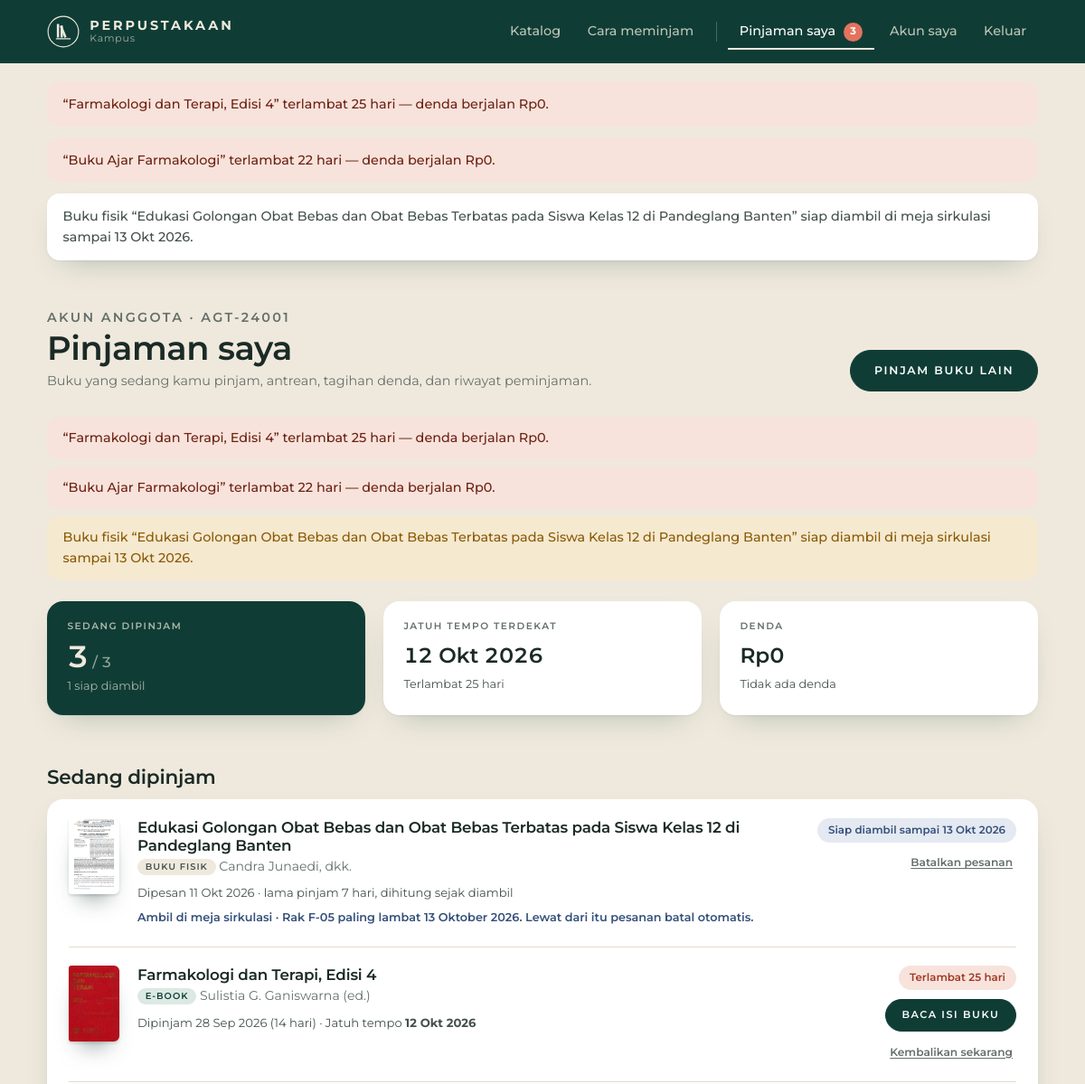
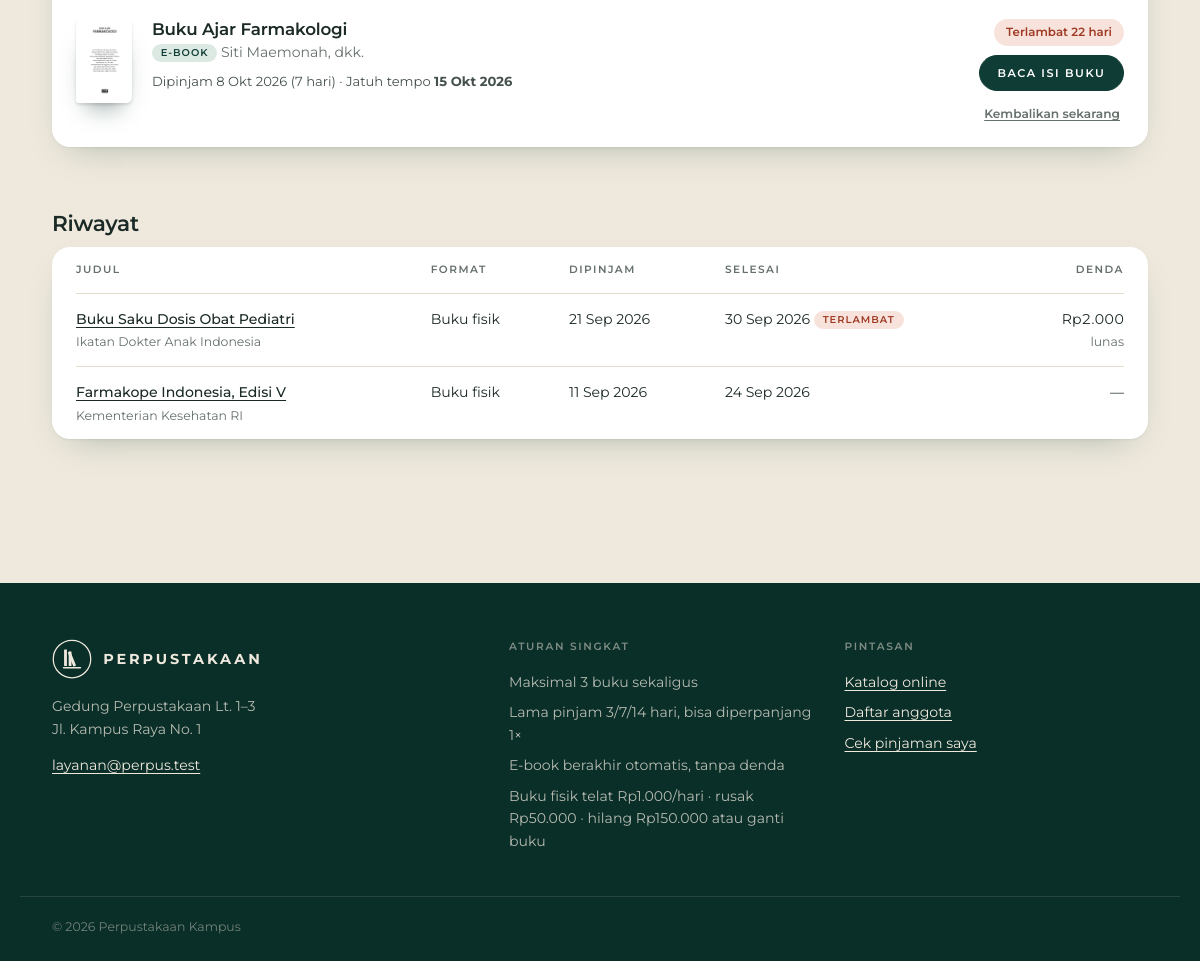
The page /pinjaman.php (signed in) on the database its author committed (2 pictures, top to bottom).
### tables this page shows
CREATE TABLE peminjaman (
  id INT AUTO_INCREMENT PRIMARY KEY,
  user_id INT NOT NULL,
  buku_id INT NOT NULL,
  format ENUM('fisik','ebook') NOT NULL DEFAULT 'fisik',  
  tgl_pinjam DATE NOT NULL,                           
  tgl_ambil DATE NULL,                                
  jatuh_tempo DATE NOT NULL,
  tgl_ajuan DATE NULL,                                
  tgl_kembali DATE NULL,                              
  durasi TINYINT NOT NULL DEFAULT 7,                  
  perpanjang TINYINT NOT NULL DEFAULT 0,
  denda INT NOT NULL DEFAULT 0,                       
  kondisi ENUM('baik','rusak','hilang') NULL,         
  denda_kondisi INT NOT NULL DEFAULT 0,               
  denda_lunas DATE NULL,                              
  FOREIGN KEY (user_id) REFERENCES users(id),
  FOREIGN KEY (buku_id) REFERENCES buku(id),
  KEY idx_aktif (tgl_kembali, jatuh_tempo)
);

CREATE TABLE buku (
  id INT AUTO_INCREMENT PRIMARY KEY,
  judul VARCHAR(200) NOT NULL,
  penulis VARCHAR(150) NOT NULL,
  penerbit VARCHAR(120) NOT NULL,
  tahun SMALLINT NULL,
  isbn VARCHAR(20) NULL,
  kategori_id INT NOT NULL,
  no_panggil VARCHAR(40) NOT NULL,
  rak VARCHAR(20) NOT NULL,
  halaman SMALLINT NULL,
  bahasa VARCHAR(30) NOT NULL DEFAULT 'Indonesia',
  stok TINYINT UNSIGNED NOT NULL DEFAULT 1,
  sinopsis TEXT NULL,
  daftar_isi TEXT NULL,           
  file_pdf VARCHAR(150) NULL,     
  sampul VARCHAR(150) NULL,       
  dibuat TIMESTAMP NOT NULL DEFAULT CURRENT_TIMESTAMP,
  FOREIGN KEY (kategori_id) REFERENCES kategori(id)
);

### pinjaman.php (the view, shortened to what this page needs)
<?php
require __DIR__ . '/config.php';
$u = wajib_login();
$aktif = q('SELECT p.*, b.judul, b.penulis, b.no_panggil, b.rak, b.sampul, b.file_pdf, ' . SQL_DIANTRE . ' AS diantre FROM peminjaman p JOIN buku b ON b.id = p.buku_id
            WHERE p.user_id = ? AND p.tgl_kembali IS NULL ORDER BY p.tgl_ambil IS NOT NULL, p.tgl_ajuan IS NOT NULL, p.jatuh_tempo', [$u['id']])->fetchAll();
$riwayat = q('SELECT p.*, b.judul, b.penulis FROM peminjaman p JOIN buku b ON b.id = p.buku_id
              WHERE p.user_id = ? AND p.tgl_kembali IS NOT NULL ORDER BY p.tgl_kembali DESC LIMIT 30', [$u['id']])->fetchAll();
$totalTagihan = denda_belum_lunas((int) $u['id']);
$pengingat = pengingat($u);
$dendaBerjalan = array_sum(array_map('denda_pinjaman', $aktif));
$siapAmbil = count(array_filter($aktif, fn($p) => !$p['tgl_ambil']));
$menunggu = count(array_filter($aktif, fn($p) => $p['tgl_ajuan']));
$berjalan = array_values(array_filter($aktif, fn($p) => $p['tgl_ambil'] && !$p['tgl_ajuan']));
usort($berjalan, fn($a, $b) => strcmp($a['jatuh_tempo'], $b['jatuh_tempo']));
$terdekat = $berjalan[0]['jatuh_tempo'] ?? null;
$keteranganJumlah = array_filter([$siapAmbil ? "$siapAmbil siap diambil" : '', $menunggu ? "$menunggu menunggu dicek" : '']);
require __DIR__ . '/partials/header.php';
?>
<div class="wrap account">
  <header class="admin__head">
    <div>
      <p class="eyebrow">Akun anggota · <?= e($u['no_anggota']) ?></p>
      <h1>Pinjaman saya</h1>
      <p class="muted">Buku yang sedang kamu pinjam, antrean, tagihan denda, dan riwayat peminjaman.</p>
    </div>
    <a class="btn" href="<?= url('katalog.php') ?>">Pinjam buku lain</a>
  </header>
  <?php if ($pengingat): ?>
    <ul class="reminders" aria-label="Pengingat">
      <?php foreach ($pengingat as [$kls, $pesan, $link]): ?>
        <li class="reminder reminder--<?= $kls ?>"><span><?= e($pesan) ?></span>
          <?php if (str_starts_with($link, 'pinjam.php')): ?><a class="btn btn--sm" href="<?= url($link) ?>">Pinjam sekarang</a><?php endif ?></li>
      <?php endforeach ?>
    </ul>
  <?php endif ?>
  <dl class="stats stats--3">
    <div><dt>Sedang dipinjam</dt><dd><?= count($aktif) ?><small> / <?= MAKS_PINJAM ?></small></dd>
      <span><?= $keteranganJumlah ? implode(' · ', $keteranganJumlah) : (count($aktif) >= MAKS_PINJAM ? 'Kuota penuh' : 'Masih bisa pinjam ' . (MAKS_PINJAM - count($aktif)) . ' buku') ?></span></div>
    <div><dt>Jatuh tempo terdekat</dt><dd class="stats__text"><?= $terdekat ? tgl($terdekat) : '—' ?></dd>
      <span><?= $terdekat ? e(status_pinjaman($berjalan[0])[1]) : 'Tidak ada pinjaman berjalan' ?></span></div>
    <div class="<?= $totalTagihan + $dendaBerjalan ? 'is-alert' : '' ?>"><dt>Denda</dt><dd class="stats__text"><?= rupiah($totalTagihan + $dendaBerjalan) ?></dd>
      <span><?= $totalTagihan ? rupiah($totalTagihan) . ' belum lunas' . ($dendaBerjalan ? ' · ' . rupiah($dendaBerjalan) . ' berjalan' : '') : ($dendaBerjalan ? 'Bertambah ' . rupiah(DENDA_PER_HARI) . '/hari per buku fisik' : 'Tidak ada denda') ?></span></div>
  </dl>
  <section class="section section--tight">
    <h2>Sedang dipinjam</h2>
    <?php if (!$aktif): ?>
      <div class="empty empty--inline">
        <p>Belum ada buku yang dipinjam. Cari buku di katalog, lalu klik “Pinjam buku ini”.</p>
        <a class="btn btn--ghost" href="<?= url('katalog.php') ?>">Buka katalog</a>
      </div>
    <?php else: ?>
      <ul class="loans">
        <?php foreach ($aktif as $p): [$kls, $lbl] = status_pinjaman($p); $denda = denda_pinjaman($p); $ebook = $p['format'] === 'ebook'; ?>
          <li class="loan loan--<?= $kls ?>">
            <?= sampul($p, 'sm') ?>
            <div class="loan__body">
              <h3><a href="<?= url('buku.php?id=' . $p['buku_id']) ?>"><?= e($p['judul']) ?></a></h3>
              <p class="muted"><span class="tag <?= $ebook ? 'tag--accent' : '' ?>"><?= LABEL_FORMAT[$p['format']] ?></span> <?= e($p['penulis']) ?></p>
              <?php if (!$p['tgl_ambil']): ?>
                <p class="loan__dates">Dipesan <?= tgl($p['tgl_pinjam']) ?> · lama pinjam <?= (int) $p['durasi'] ?> hari, dihitung sejak diambil</p>
                <p class="loan__note">Ambil di meja sirkulasi<?= $p['rak'] !== '' ? ' · Rak ' . e($p['rak']) : '' ?> paling lambat <?= tgl(batas_ambil($p), true) ?>. Lewat dari itu pesanan batal otomatis.</p>
              <?php else: ?>
                <p class="loan__dates">Dipinjam <?= tgl($p['tgl_ambil']) ?> (<?= (int) $p['durasi'] ?> hari) · Jatuh tempo <strong><?= tgl($p['jatuh_tempo']) ?></strong>
                  <?= $p['perpanjang'] ? ' · sudah diperpanjang' : '' ?></p>
              <?php endif ?>
            </div>
            <div class="loan__side">
              <span class="due due--<?= $kls ?>"><?= e($lbl) ?></span>
              <?php if (!$p['tgl_ambil']): ?>
                <form method="post" data-confirm="Batalkan pesanan buku fisik “<?= e($p['judul']) ?>”?">
                  <button class="btn-text loan__return" name="batal" value="<?= $p['id'] ?>">Batalkan pesanan</button>
                </form>
              <?php else: ?>
                <?php if ($ebook): ?><a class="btn btn--sm" href="<?= url('baca.php?id=' . $p['buku_id']) ?>">Baca isi buku</a><?php endif ?>
                <?php if ($ebook): ?>
                  <form method="post" data-confirm="Kembalikan e-book “<?= e($p['judul']) ?>” sekarang? Isinya tidak bisa dibaca lagi sampai kamu meminjamnya kembali.">
                    <button class="btn-text loan__return" name="kembalikan" value="<?= $p['id'] ?>">Kembalikan sekarang</button>
                  </form>
                <?php endif ?>
              <?php endif ?>
            </div>
          </li>
        <?php endforeach ?>
      </ul>
    <?php endif ?>
  </section>
  <section class="section section--tight">
    <h2>Riwayat</h2>
    <?php if (!$riwayat): ?>
      <p class="muted">Belum ada buku yang dikembalikan.</p>
    <?php else: ?>
      <div class="table-wrap">
        <table class="table">
          <thead><tr><th>Judul</th><th>Format</th><th>Dipinjam</th><th>Selesai</th><th class="num">Denda</th></tr></thead>
          <tbody>
          <?php foreach ($riwayat as $r): $t = (int) $r['denda'] + (int) $r['denda_kondisi']; ?>
            <tr>
              <td><a href="<?= url('buku.php?id=' . $r['buku_id']) ?>"><?= e($r['judul']) ?></a><span class="sub"><?= e($r['penulis']) ?></span></td>
              <td><?= LABEL_FORMAT[$r['format']] ?></td>
              <td><?= tgl($r['tgl_ambil'] ?: $r['tgl_pinjam']) ?></td>
              <td><?= tgl($r['tgl_kembali']) ?><?= $r['denda'] ? ' <span class="tag tag--late">terlambat</span>' : '' ?></td>
              <td class="num"><?= $t ? rupiah($t) . ($r['denda_lunas'] ? '<span class="sub">lunas</span>' : '<span class="sub due-text--late">belum lunas</span>') : '—' ?></td>
            </tr>
          <?php endforeach ?>
          </tbody>
        </table>
      </div>
    <?php endif ?>
  </section>
</div>
<?php require __DIR__ . '/partials/footer.php'; ?>

### config.php (shortened to what this page needs)
<?php
function url(string $path = ''): string { return BASE . '/' . $path; }
function db(): PDO
{
    static $pdo;
    if (!$pdo) {
        try {
            $pdo = new PDO('mysql:host=' . DB_HOST . ';port=' . DB_PORT . ';dbname=' . DB_NAME . ';charset=utf8mb4', DB_USER, DB_PASS, [
                PDO::ATTR_ERRMODE => PDO::ERRMODE_EXCEPTION,
                PDO::ATTR_DEFAULT_FETCH_MODE => PDO::FETCH_ASSOC,
            ]);
        } catch (PDOException $e) {
            http_response_code(500);
            exit('<p style="font:16px sans-serif;padding:2rem">Database belum tersambung. Jalankan MySQL dan import <code>database.sql</code>, lalu cek pengaturan di <code>config.php</code>.</p>');
        }
        rawat_data();
    }
    return $pdo;
}
function rawat_data(): void
{
    q("UPDATE peminjaman SET tgl_kembali = jatuh_tempo, kondisi = 'baik'
       WHERE format = 'ebook' AND tgl_kembali IS NULL AND jatuh_tempo < CURDATE()");
    q("DELETE FROM peminjaman WHERE format = 'fisik' AND tgl_ambil IS NULL AND tgl_kembali IS NULL
       AND tgl_pinjam < CURDATE() - INTERVAL " . BATAS_AMBIL . " DAY");
    q('DELETE FROM antrean WHERE tgl_tersedia < CURDATE() - INTERVAL ' . BATAS_GILIRAN . ' DAY');
    foreach (q('SELECT DISTINCT buku_id FROM antrean WHERE tgl_tersedia IS NULL')->fetchAll(PDO::FETCH_COLUMN) as $bukuId) {
        $kosong = (int) q('SELECT b.stok - ' . SQL_DIPINJAM . ' FROM buku b WHERE b.id = ?', [$bukuId])->fetchColumn();
        if ($kosong > 0) {
            q('UPDATE antrean SET tgl_tersedia = CURDATE() WHERE buku_id = ? AND tgl_tersedia IS NULL ORDER BY dibuat, id LIMIT ' . $kosong, [$bukuId]);
        }
    }
}
function q(string $sql, array $args = []): PDOStatement
{
    $st = db()->prepare($sql);
    $st->execute($args);
    return $st;
}
function e(?string $s): string { return htmlspecialchars((string) $s, ENT_QUOTES, 'UTF-8'); }
function flash_tampil(): string
{
    $html = '';
    foreach ($_SESSION['flash'] ?? [] as [$tipe, $pesan]) {
        $html .= '<div class="notice notice--' . e($tipe) . '" role="status">' . e($pesan) . '</div>';
    }
    return $html;
}
function user(): ?array { return $_SESSION['user'] ?? null; }
function wajib_login(): array
{
    if (!q('SELECT aktif FROM users WHERE id = ?', [user()['id']])->fetchColumn()) {
        unset($_SESSION['user']);
        flash('error', 'Akun kamu sedang dinonaktifkan. Hubungi petugas.');
        redirect('login.php');
    }
    return user();
}
function rupiah(int $n): string { return 'Rp' . number_format($n, 0, ',', '.'); }
function tgl(?string $tanggal, bool $panjang = false): string
{
    $bulan = ['Jan', 'Feb', 'Mar', 'Apr', 'Mei', 'Jun', 'Jul', 'Agu', 'Sep', 'Okt', 'Nov', 'Des'];
    $bulanPanjang = ['Januari', 'Februari', 'Maret', 'April', 'Mei', 'Juni', 'Juli', 'Agustus', 'September', 'Oktober', 'November', 'Desember'];
    $t = strtotime($tanggal);
    return date('j', $t) . ' ' . ($panjang ? $bulanPanjang : $bulan)[date('n', $t) - 1] . ' ' . date('Y', $t);
}
function selisih_hari(string $tanggal, ?string $terhadap = null): int
{
    return (int) ((strtotime($terhadap ?? date('Y-m-d')) - strtotime($tanggal)) / 86400);
}
function status_tempo(string $jatuhTempo): array
{
    $lewat = selisih_hari($jatuhTempo);
    if ($lewat > 0)  return ['late', "Terlambat $lewat hari"];
    return ['ok', 'Kembali dalam ' . -$lewat . ' hari'];
}
function denda_pinjaman(array $p): int
{
    return $p['format'] === 'ebook' || !$p['tgl_ambil'] ? 0 : hitung_denda($p['jatuh_tempo'], $p['tgl_ajuan'] ?: null);
}
function batas_ambil(array $p): string
{
    return date('Y-m-d', strtotime($p['tgl_pinjam'] . ' +' . BATAS_AMBIL . ' days'));
}
function status_pinjaman(array $p): array
{
    if (!$p['tgl_ambil']) return ['wait', 'Siap diambil sampai ' . tgl(batas_ambil($p))];
    [$kls, $lbl] = status_tempo($p['jatuh_tempo']);
    if ($p['format'] === 'ebook') $lbl = str_replace(['Kembali dalam', 'Kembalikan hari ini'], ['Akses berakhir dalam', 'Akses berakhir hari ini'], $lbl);
    return [$kls, $lbl];
}
function logo(string $kelas = ''): string
{
    return '<svg class="logo ' . $kelas . '" viewBox="0 0 48 48" aria-hidden="true" fill="currentColor">'
        . '<circle cx="24" cy="24" r="22.5" fill="none" stroke="currentColor" stroke-width="1.5"/>'
        . '<rect x="14.5" y="12.5" width="3.4" height="20" rx=".6"/><rect x="20" y="15" width="3.4" height="17.5" rx=".6"/>'
        . '<rect x="25.6" y="14" width="3.4" height="18.5" rx=".6" transform="rotate(-22 27.3 32.5)"/>'
        . '<rect x="13" y="33.6" width="22" height="1.8" rx=".9"/></svg>';
}
function sampul(array $b, string $ukuran = 'md'): string
{
    if (!empty($b['sampul'])) {
        return '<img class="cover cover--' . $ukuran . ' cover--foto" src="' . url('assets/sampul/' . rawurlencode($b['sampul']))
            . '" alt="" loading="lazy">';
    }
    $warna = ['#0F3D35', '#1E5A4E', '#6E5B45', '#3F5B57', '#8A7A5E', '#2D4A44', '#5E6F64', '#4A3F36', '#26332F', '#7C6A4F'];
    $c = $warna[crc32($b['judul']) % count($warna)];
    $kelas = (string) strtok($b['no_panggil'] ?? '', ' ');
    return '<div class="cover cover--' . $ukuran . '" style="--c:' . $c . '" aria-hidden="true">'
        . '<span class="cover__no">' . e($kelas) . '</span>'
        . '<span class="cover__judul">' . e($b['judul']) . '</span>'
        . '<span class="cover__penulis">' . e($b['penulis']) . '</span></div>';
}
function denda_belum_lunas(int $userId): int
{
    return (int) q('SELECT COALESCE(SUM(denda + denda_kondisi), 0) FROM peminjaman
                    WHERE user_id = ? AND tgl_kembali IS NOT NULL AND denda_lunas IS NULL', [$userId])->fetchColumn();
}
function pengingat(array $u): array
{
    $hasil = [];
    $aktif = q('SELECT p.*, b.judul FROM peminjaman p JOIN buku b ON b.id = p.buku_id
                WHERE p.user_id = ? AND p.tgl_kembali IS NULL AND p.tgl_ajuan IS NULL ORDER BY p.jatuh_tempo', [$u['id']])->fetchAll();
    foreach ($aktif as $p) {
        $judul = '“' . $p['judul'] . '”';
        if (!$p['tgl_ambil']) {
            $hasil[] = ['soon', "Buku fisik $judul siap diambil di meja sirkulasi sampai " . tgl(batas_ambil($p)) . '.', 'pinjaman.php'];
            continue;
        }
        $sisa = -selisih_hari($p['jatuh_tempo']);
        if ($sisa < 0) {
            $hasil[] = ['late', "$judul terlambat " . -$sisa . ' hari — denda berjalan ' . rupiah(denda_pinjaman($p)) . '.', 'pinjaman.php'];
        } elseif ($sisa <= 1) {
            $kapan = $sisa ? 'besok' : 'hari ini';
            $hasil[] = ['soon', $p['format'] === 'ebook' ? "Akses e-book $judul berakhir $kapan." : "$judul jatuh tempo $kapan.", 'pinjaman.php'];
        }
    }
    foreach (q('SELECT a.tgl_tersedia, b.id, b.judul FROM antrean a JOIN buku b ON b.id = a.buku_id
                WHERE a.user_id = ? AND a.tgl_tersedia IS NOT NULL', [$u['id']])->fetchAll() as $a) {
        $sampai = tgl(date('Y-m-d', strtotime($a['tgl_tersedia'] . ' +' . BATAS_GILIRAN . ' days')));
        $hasil[] = ['ok', "Giliranmu! Buku fisik “{$a['judul']}” disimpan untukmu sampai $sampai — pinjam sekarang.", 'pinjam.php?id=' . $a['id']];
    }
    if ($d = denda_belum_lunas((int) $u['id'])) {
        $hasil[] = ['late', 'Denda ' . rupiah($d) . ' belum lunas. Bayar di meja sirkulasi supaya bisa meminjam lagi.', 'pinjaman.php#tagihan'];
    }
    return $hasil;
}

### rows shown on the page
peminjaman: jatuh_tempo "12 Okt 2026", buku.sampul (picture), buku.judul "Farmakologi dan Terapi, Edisi 4", format "E-BOOK", buku.penulis "Sulistia G. Ganiswarna (ed.)", tgl_ambil "28 Sep 2026", durasi "14", lbl "Terlambat 25 hari", $p['id'] 2 (drawn)
peminjaman: buku.sampul (picture), buku.judul "Edukasi Golongan Obat Bebas dan Obat Bebas Terbatas pada Siswa Kelas 12 di Pandeglang Banten", format "BUKU FISIK", buku.penulis "Candra Junaedi, dkk.", tgl_pinjam "11 Okt 2026", durasi "7", buku.rak "F-05", tgl_pinjam "13 Oktober 2026", lbl "Siap diambil sampai 13 Okt 2026", $p['id'] 8 (drawn)
peminjaman: buku.sampul (picture), buku.judul "Buku Ajar Farmakologi", format "E-BOOK", buku.penulis "Siti Maemonah, dkk.", tgl_ambil "8 Okt 2026", durasi "7", jatuh_tempo "15 Okt 2026", lbl "Terlambat 22 hari", $p['id'] 1 (drawn)
peminjaman: buku.judul "Buku Saku Dosis Obat Pediatri", buku.penulis "Ikatan Dokter Anak Indonesia", format "Buku fisik", tgl_ambil "21 Sep 2026", tgl_kembali "30 Sep 2026", denda "TERLAMBAT", denda_lunas "lunas"
peminjaman: buku.judul "Farmakope Indonesia, Edisi V", buku.penulis "Kementerian Kesehatan RI", format "Buku fisik", tgl_ambil "11 Sep 2026", tgl_kembali "24 Sep 2026"

### other values the page prints
$jmlPinjam "3"
$pesan "“Farmakologi dan Terapi, Edisi 4” terlambat 25 hari — denda berjalan Rp0."
$pesan "“Buku Ajar Farmakologi” terlambat 22 hari — denda berjalan Rp0."
$pesan "Buku fisik “Edukasi Golongan Obat Bebas dan Obat Bebas Terbatas pada Siswa Kelas 12 di Pandeglang Banten” siap diambil di meja sirkulasi sampai 13 Okt 2026."
$u['no_anggota'] "AGT-24001"
count($aktif) "3"
MAKS_PINJAM "3"
implode(' · ', $keteranganJumlah) "1 siap diambil"
status_pinjaman($berjalan[0])[1] "Terlambat 25 hari"
rupiah($totalTagihan + $dendaBerjalan) "Rp0"
implode('/', PILIHAN_LAMA) "3/7/14"
MAKS_PERPANJANG "1"
rupiah(DENDA_PER_HARI) "Rp1.000"
rupiah(DENDA_KONDISI['rusak']) "Rp50.000"
rupiah(DENDA_KONDISI['hilang']) "Rp150.000"
